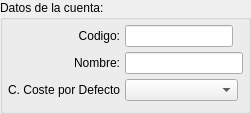
        <widget class="QGroupBox" name="groupBox_4">
         <property name="layoutDirection">
          <enum>Qt::LeftToRight</enum>
         </property>
         <property name="title">
          <string>Datos de la cuenta:</string>
         </property>
         <layout class="QGridLayout">
          <property name="margin">
           <number>5</number>
          </property>
          <property name="spacing">
           <number>5</number>
          </property>
          <item row="3" column="1" colspan="2">
           <widget class="BlComboBox" name="mui_idc_coste"/>
          </item>
          <item row="3" column="0">
           <widget class="QLabel" name="Codigo_3">
            <property name="text">
             <string>C. Coste por Defecto</string>
            </property>
            <property name="alignment">
             <set>Qt::AlignRight|Qt::AlignTrailing|Qt::AlignVCenter</set>
            </property>
           </widget>
          </item>
          <item row="2" column="0">
           <widget class="QLabel" name="Codigo_2">
            <property name="text">
             <string>Nombre:</string>
            </property>
            <property name="alignment">
             <set>Qt::AlignRight|Qt::AlignTrailing|Qt::AlignVCenter</set>
            </property>
           </widget>
          </item>
          <item row="1" column="0">
           <widget class="QLabel" name="Codigo">
            <property name="text">
             <string>Codigo:</string>
            </property>
            <property name="alignment">
             <set>Qt::AlignRight|Qt::AlignTrailing|Qt::AlignVCenter</set>
            </property>
           </widget>
          </item>
          <item row="1" column="1">
           <widget class="QLineEdit" name="mui_codigo">
            <property name="sizePolicy">
             <sizepolicy hsizetype="Fixed" vsizetype="Fixed">
              <horstretch>0</horstretch>
              <verstretch>0</verstretch>
             </sizepolicy>
            </property>
           </widget>
          </item>
          <item row="2" column="1" colspan="3">
           <widget class="QLineEdit" name="mui_descripcion"/>
          </item>
          <item row="4" column="0" colspan="4">
           <widget class="QFrame" name="mui_frameplugin">
            <property name="frameShape">
             <enum>QFrame::StyledPanel</enum>
            </property>
            <property name="frameShadow">
             <enum>QFrame::Raised</enum>
            </property>
           </widget>
          </item>
          <item row="1" column="2">
           <widget class="BlSearchWidget" name="mui_padre" native="true">
            <property name="enabled">
             <bool>false</bool>
            </property>
           </widget>
          </item>
         </layout>
        </widget>
